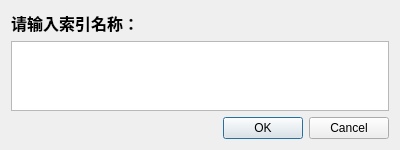
<?xml version="1.0" encoding="UTF-8"?>
<ui version="4.0">
 <class>Dialog</class>
 <widget class="QDialog" name="Dialog">
  <property name="geometry">
   <rect>
    <x>0</x>
    <y>0</y>
    <width>400</width>
    <height>146</height>
   </rect>
  </property>
  <property name="windowTitle">
   <string>SetIndexName</string>
  </property>
  <layout class="QVBoxLayout" name="verticalLayout">
   <item>
    <widget class="QLabel" name="label">
     <property name="font">
      <font>
       <family>微软雅黑</family>
       <pointsize>12</pointsize>
       <weight>75</weight>
       <bold>true</bold>
      </font>
     </property>
     <property name="text">
      <string>请输入索引名称：</string>
     </property>
    </widget>
   </item>
   <item>
    <widget class="QTextEdit" name="textEdit"/>
   </item>
   <item>
    <widget class="QDialogButtonBox" name="buttonBox">
     <property name="orientation">
      <enum>Qt::Horizontal</enum>
     </property>
     <property name="standardButtons">
      <set>QDialogButtonBox::Cancel|QDialogButtonBox::Ok</set>
     </property>
    </widget>
   </item>
  </layout>
 </widget>
 <resources/>
 <connections>
  <connection>
   <sender>buttonBox</sender>
   <signal>accepted()</signal>
   <receiver>Dialog</receiver>
   <slot>accept()</slot>
   <hints>
    <hint type="sourcelabel">
     <x>248</x>
     <y>254</y>
    </hint>
    <hint type="destinationlabel">
     <x>157</x>
     <y>274</y>
    </hint>
   </hints>
  </connection>
  <connection>
   <sender>buttonBox</sender>
   <signal>rejected()</signal>
   <receiver>Dialog</receiver>
   <slot>reject()</slot>
   <hints>
    <hint type="sourcelabel">
     <x>316</x>
     <y>260</y>
    </hint>
    <hint type="destinationlabel">
     <x>286</x>
     <y>274</y>
    </hint>
   </hints>
  </connection>
 </connections>
</ui>
